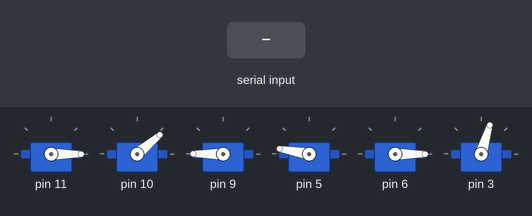
This sketch was run on a simulated Arduino Uno, built with avr-gcc and run on an emulated ATmega328P. On the bench: 6 × servo. The inputs (shaded band) are chosen by the test bench.

Above: at 7.2 s.
7.3 s: "z" received over Serial
At 7.77 s:
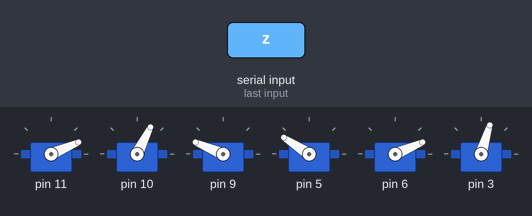
At 10.0 s:
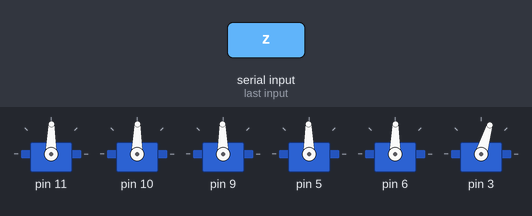
10.3 s: "r" received over Serial
At 12.7 s:
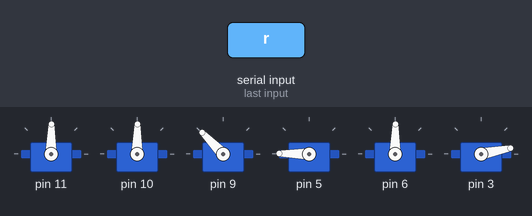
Timing chart, 0 to 14.2 s (numbered marks = the images above; inputs shaded):
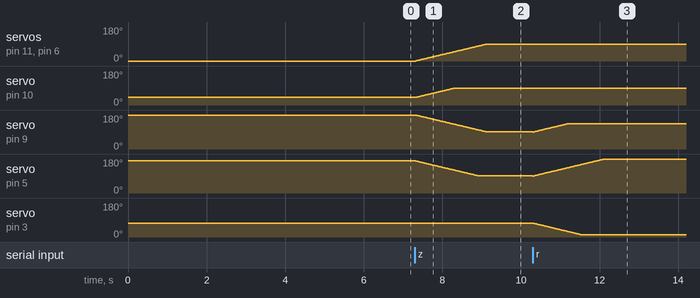

Measured:
- after the input at 7.3 s, servo on pin 11, servo on pin 6: moves from 0° to 89° over 1.8 s, starting at once; servo on pin 10: moves from 40° to 89° over 0.98 s, starting at once; servo on pin 9: moves from 180° to 91° over 1.8 s, starting at once; servo on pin 5: moves from 170° to 91° over 1.6 s, starting at once
- after the input at 10.3 s, servo on pin 3: moves from 73° to 11° over 1.2 s, starting at once

The sketch:

SerialTest.ino
```cpp
#include <Braccio.h>
#include <Servo.h>
#define MAX_CH 4

Servo base;
Servo shoulder;
Servo elbow;
Servo wrist_rot;
Servo wrist_ver;
Servo gripper;

int event = 0;
int m1 = 90;
int m2 = 90;
int m3 = 90;
int m4 = 90;
int m5 = 90;
int m6 = 100;

char a1[MAX_CH + 1];
int newAngle = 10;
int angle = 90;
int i = 0;
int count = 0;
char temp[MAX_CH];

void setup() {
  // put your setup code here, to run once:
  Serial.begin(115200);
  //Serial.println("Hello World!\n");
  Braccio.begin();
}

void serialEvent()
{
  if(Serial.available()){
    char ch = Serial.read();

    if(i < MAX_CH && isDigit(ch)){
      a1[i++] = ch;
    }
    else if (ch == 'b'){
      //Serial.write("Base\n");
      a1[i] = '\0';
      m1 = atoi(a1);
      //Serial.print(m1);
      i = 0;
    }
    else if(ch == 's'){
      //Serial.write("Shoulder\n");
      a1[i] = '\0';
      m2 = atoi(a1);
      //Serial.print(m2);
      i = 0;
    }
    else if(ch == 'e'){
      //Serial.write("Elbow\n");
      a1[i] = '\0';
      m3 = atoi(a1);
      //Serial.print(m3);
      i = 0;
    }
    else if (ch == 'w'){
      //Serial.write("Wrist ver\n");
      a1[i] = '\0';
      m4 = atoi(a1);
      //Serial.print(m4);
      i = 0;
    }
    else if (ch == 'v'){
      //Serial.write("Wrist rot\n");
      a1[i] = '\0';
      m5 = atoi(a1);
      //Serial.print(m5);
      i = 0;
    }
    else if (ch == 'g'){
      //Serial.write("Gripper\n");
      a1[i] = '\0';
      m6 = atoi(a1);
      //Serial.print(m6);
      i = 0;
    }
    else if (ch == 'z')
    {
      //Serial.write("Boosted\n");
      count = 1;
    }
    else if (ch == 'r')
    {
      m1 = 90; // Base
      m2 = 90; // Shoulder
      m3 = 135; // Elbow
      m4 = 180; // Wrist
      m5 = 90; // Wrist Rotation
      m6 = 0; // Grip
      count = 10;
    }
    //count ++;
  }

  /*Serial.print("base: ");
  Serial.println(m1);
  Serial.print("shoulder: ");
  Serial.println(m2);
  Serial.print("elbow: ");
  Serial.println(m3);
  Serial.print("wrist: ");
  Serial.println(m4);
  Serial.print("wrist rot: ");
  Serial.println(m5);
  Serial.print("grip: ");
  Serial.println(m6);
  Serial.println("==========");*/
}

void loop() {
  if (count){
    count = 0;
    Braccio.ServoMovement(20, m1, m2, m3, m4, m5, m6);
  }
}
```
